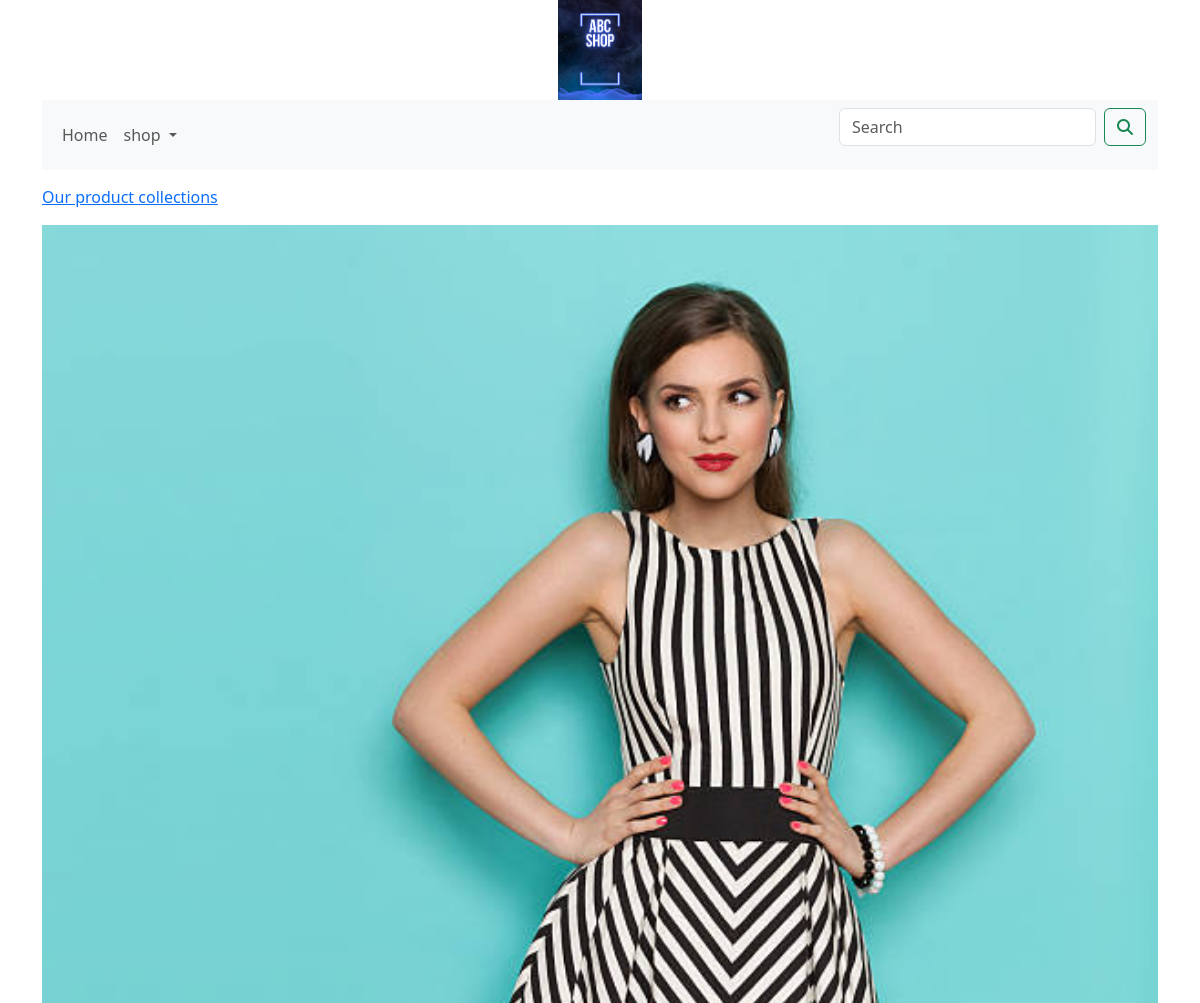
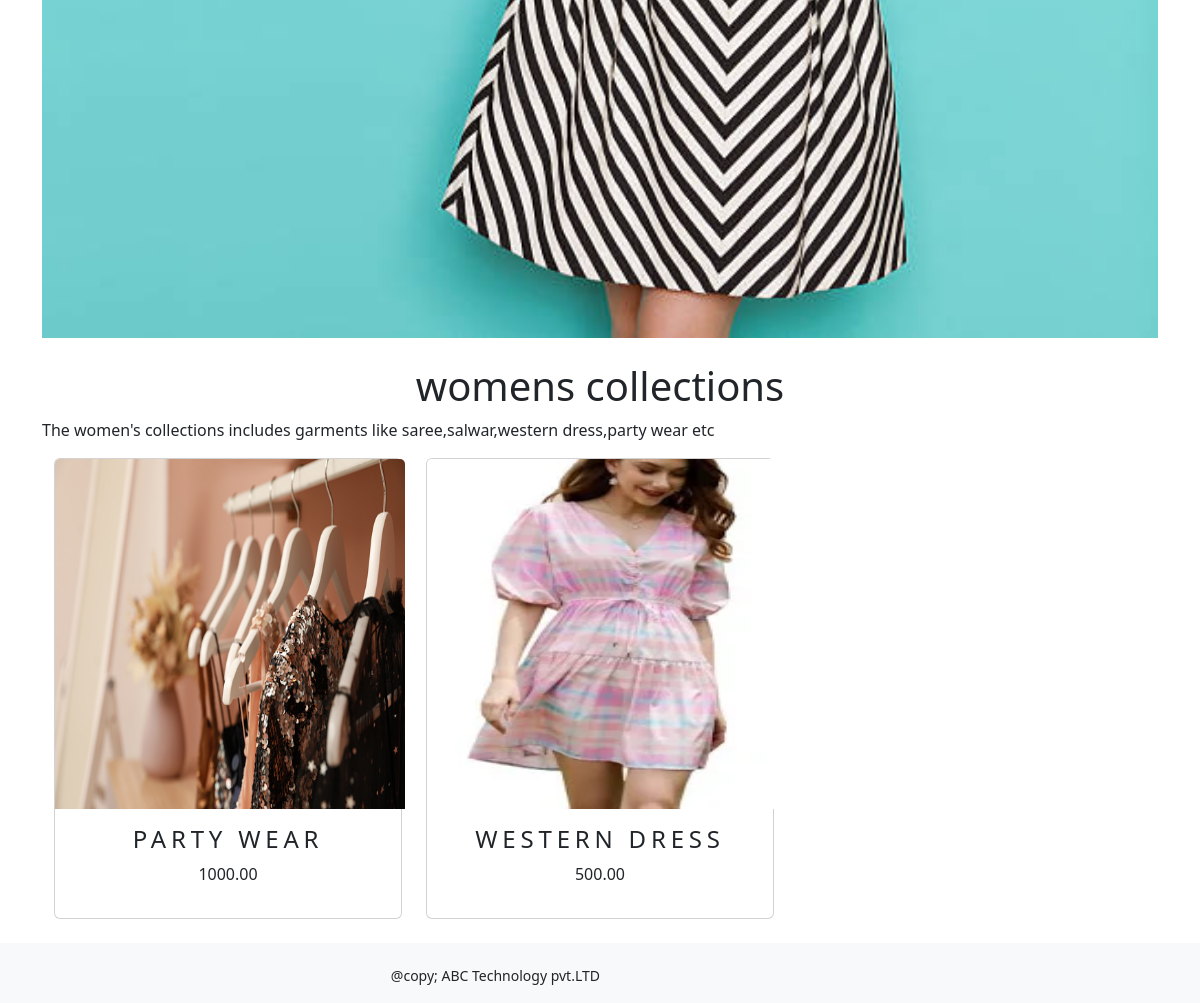
The page /shop/womens-collections/ on the database its author committed (2 pictures, top to bottom).
### shop/models.py (models this page shows, shortened)
class Category(models.Model):
    name=models.CharField(max_length=250,unique=True)
    slug=models.SlugField(max_length=250,unique=True)
    description=models.TextField(blank=True)
    image=models.ImageField(upload_to='category',blank=True)
    class Meta:
       ordering=('name',)
       verbose_name='category'
       verbose_name_plural='categories'
    def get_url(self):
        return  reverse('shop:products_by_category',args=[self.slug])

class Product(models.Model):
    name=models.CharField(max_length=250,unique=True)
    slug = models.SlugField(max_length=250, unique=True)
    description = models.TextField(blank=True)
    price=models.DecimalField(max_digits=10,decimal_places=2)
    category=models.ForeignKey(Category,on_delete=models.CASCADE)
    image = models.ImageField(upload_to='category', blank=True)
    stock=models.IntegerField()
    available=models.BooleanField(default=True)
    created=models.DateTimeField(auto_now_add=True)
    updated=models.DateTimeField(auto_now=True)
    def get_url(self):
        return reverse('shop:procatdetail',args=[self.category.slug,self.slug])
    class Meta:
      ordering=('name',)
      verbose_name='product'
      verbose_name_plural='products'

### shop/views.py (the view)
# urls.py: path('',views.allProdCat,name='allProdCat'),
def allProdCat(request,c_slug=None):
    c_page=None
    products_list=None
    if c_slug!=None:
        c_page=get_object_or_404(Category,slug=c_slug)
        products_list=Product.objects.all().filter(category=c_page,available=True)
    else:
        products_list = Product.objects.all().filter(available=True)
    paginator=Paginator(products_list,6)
    try:
            page=int(request.GET.get('page','1'))
    except:
            page=1
    try:
            products=paginator.page(page)
    except  (EmptyPage,InvalidPage):
            products=paginator.page(paginator.page(paginator.num_pages))
    return render(request,"category.html",{'category':c_page,'products':products})

### cart/context_processors.py (called while the page is built)
def counter(request):
    item_count=0
    if 'admin' in request.path:
        return{}
    else:
        try:
            cart=Cart.objects.filter(cart_id=_cart_id(request))
            cart_items=CartItem.objects.all().filter(cart=cart[:1])
            for cart_item in cart_items:
                item_count += cart_item.quantity
        except Cart.DoesNotExist:
            item_count=0
    return dict(item_count=item_count)

### cart/views.py (called while the page is built)
def _cart_id(request):
    cart=request.session.session_key
    if not cart:
        cart=request.session.create()
    return cart

### shop/context_processors.py (called while the page is built)
def menu_links(request):
    links=Category.objects.all()
    return dict(links=links)

### templates/category.html (shortened to what this page needs)
{% extends 'base.html' %}
{% load static %}
{% block content %}
{% if category %}
  <div>
      <div class="row my_row_class">
          <div class="mx-auto">
          <p><a href ="{% url 'shop:allProdCat' %}">Our product collections</a></p>
          </div>
      </div>
  </div>
{% endif %}
<div class="mx_auto">
    {% if category %}
    <img class="my_image" src="{{category.image.url}}" alt="{{category.name}}">
</div>
<br>
<div>
    <h1 class="text-center my-title">{{category.name}}</h1>
    <p class="text-justify">{{category.description}}</p>
</div>
  {% endif %}
<div class="container">
    <div class="row mx_auto">
        {% for product in products.object_list %}
        <div class="my_bottom_margin col-9 col-sm-12 col-md-4 col-lg-4" >
            <div class="card text-center" style="min-width:18rem;">
                <a href="{{product.get_url}}"><img  class="card-img-top my_image" src="{{product.image.url}}" alt="{{product.name}}" style="width:350px; height:350px"></a>
                <div class="card-body">
                    <h4>{{product.name}}</h4>
                    <p>{{product.price}}</p>
                </div>
            </div>
        </div>
       {% endfor %}
    </div>
   <br>
</div>
{% endblock %}

### static/css/custom.css (style rules this page uses)
body { font-family: 'Roboto', sans-serif; }
.my_row_class { padding-top:15px; }
.my_image { width:100%; height:auto; }
.my_bottom_margin { margin-bottom:10px; }
.card-body h4 { font_size:14px; text-transform:uppercase; letter-spacing: .2em; }

### rows shown on the page
Category: image (picture), name "womens collections", description "The women's collections includes garments like saree,salwar,western dress,party wear etc"
Product: image (picture), name "PARTY WEAR", price "1000.00"
Product: image (picture), name "WESTERN DRESS", price "500.00"
